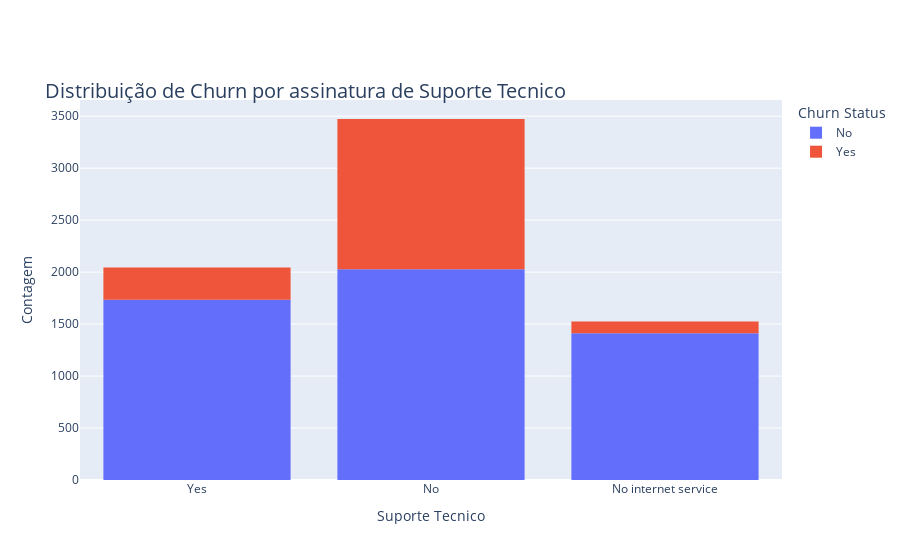

The notebook cell this image was saved under:
### Code cell
fig = px.histogram(df_normalizado, x= 'suporte_tecnico', color= 'churn', 
                   title= 'Distribuição de Churn por assinatura de Suporte Tecnico',
                   labels={'churn': 'Churn Status'})

fig.update_layout(xaxis_title= 'Suporte Tecnico',
                  yaxis_title= 'Contagem',
                  title_font= {'size': 20},
                  title_y= 0.85)

fig.show()

### Figure 1 — Plotly figure (JSON) as saved in the notebook; plotly's stock layout.template omitted (floating-point values rounded to 4 significant figures; data arrays with more than 128 entries replaced by an {"elided": "..."} marker saying what was removed)
{"data": [{"alignmentgroup": "True", "bingroup": "x", "hovertemplate": "Churn Status=No<br>suporte_tecnico=%{x}<br>count=%{y}<extra></extra>", "legendgroup": "No", "marker": {"color": "#636efa", "pattern": {"shape": ""}}, "name": "No", "offsetgroup": "No", "orientation": "v", "showlegend": true, "type": "histogram", "x": {"elided": "5174 str values"}, "xaxis": "x", "yaxis": "y"}, {"alignmentgroup": "True", "bingroup": "x", "hovertemplate": "Churn Status=Yes<br>suporte_tecnico=%{x}<br>count=%{y}<extra></extra>", "legendgroup": "Yes", "marker": {"color": "#EF553B", "pattern": {"shape": ""}}, "name": "Yes", "offsetgroup": "Yes", "orientation": "v", "showlegend": true, "type": "histogram", "x": {"elided": "1869 str values"}, "xaxis": "x", "yaxis": "y"}], "layout": {"barmode": "relative", "legend": {"title": {"text": "Churn Status"}, "tracegroupgap": 0}, "title": {"font": {"size": 20}, "text": "Distribuição de Churn por assinatura de Suporte Tecnico", "y": 0.85}, "xaxis": {"anchor": "y", "domain": [0, 1], "title": {"text": "Suporte Tecnico"}}, "yaxis": {"anchor": "x", "domain": [0, 1], "title": {"text": "Contagem"}}}}
